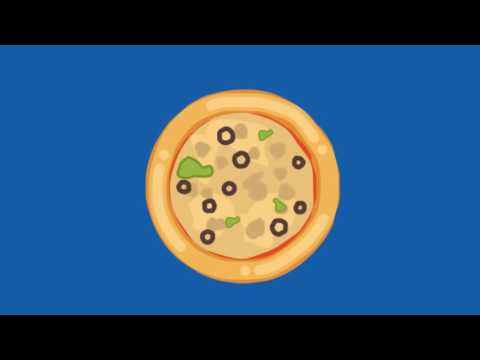
#> input picture blue_image_pizza.jpg, 480 x 360 px
$ jupyter execute --allow-errors blue_screen.ipynb
#> lines starting #> are read from the running program, lines starting #| are printed output that depends on the picture; after the words box and inside, x2 and y2 are one past the last pixel; in counts of white or black regions, pixels touching at a corner belong together
IMPORT DEPENDENCIES

[cell 1]
import matplotlib.pyplot as plt
import numpy as np
import cv2
from PIL import Image as pillow

READ AND DISPLAY IMAGE

[cell 2]
image = cv2.imread("blue_image_pizza.jpg")
#> image is the input picture: shape (360, 480, 3); mean B, G, R 114.4, 82.5, 49.9
print(f"Image dimension: {image.shape} \nImage type: {type(image)}")
#| Image dimension: (360, 480, 3)
#| Image type: <class 'numpy.ndarray'>

[cell 3]
# make a copy of the image
image_copy = np.copy(image)

# change colour scheme of image
image_copy = cv2.cvtColor(image_copy, cv2.COLOR_BGR2RGB)

# display original image
figure, axis = plt.subplots(1, 2)
figure.suptitle("Original vs Converted Images")
axis[0].set_title("Original image")
axis[0].imshow(image)

# display converted image
axis[1].set_title("Converted image")
axis[1].imshow(image_copy)
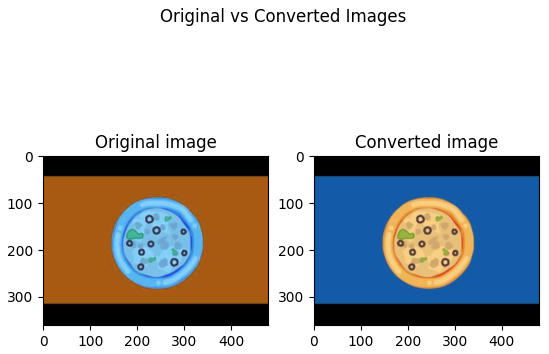
#> figure drawn by matplotlib, 2 panels; B, G, R data is drawn as R, G, B

DEFINE COLOUR THRESHOLD

[cell 4]
lower_threshold = np.array([0, 0, 150])
upper_threshold = np.array([100, 100, 255])

CREATE AN OVERLAY MASK

[cell 5]
mask = cv2.inRange(image_copy, lower_threshold, upper_threshold)
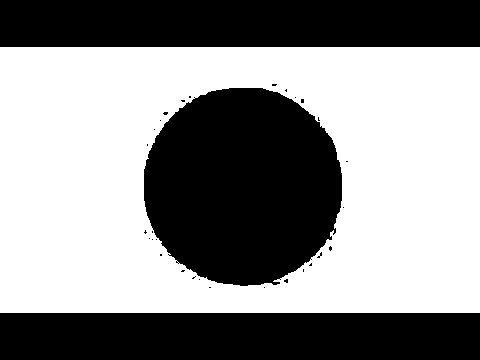
#> mask: shape (360, 480); 55.8% white; 32 black regions (29 under 20 px), largest, box (x1, y1, x2, y2) and area: (144, 88, 342, 286) 31080, (0, 0, 480, 47) 22560, (0, 313, 480, 360) 22560

#visualize the mask
plt.imshow(mask, cmap="gray")

[cell 6]
 # mask another image with this mask to allow the pizza to show
# while blocking out the other part of the image
# show the black part leave out the white part

# Create a copy of the image to use for masking
masked_image = np.copy(image_copy)

# confirm that the masked image is gray scale (black and white)
print(f"Image dimension: {mask.shape} \nImage type: {type(mask)}")
#| Image dimension: (360, 480)
#| Image type: <class 'numpy.ndarray'>

[cell 7]
masked_image[mask != 0] = [0, 0, 0]
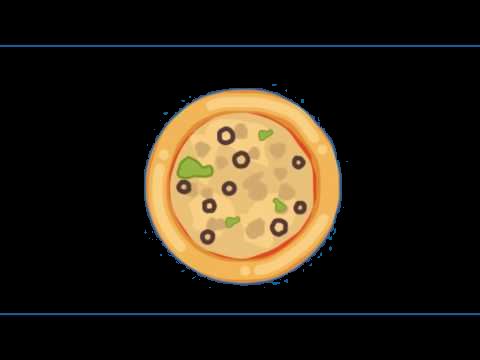
#> masked_image: shape (360, 480, 3); mean R, G, B 39.3, 32.1, 20.8

# show the new masked image
plt.imshow(masked_image)

SUPER-IMPOSE THE MASKED PIZZA IMAGE ON A SPACE IMAGE

[cell 8]
# show the dimension of the image
space_image = cv2.imread("space.jpg")
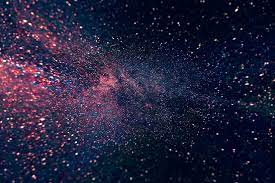
#> input picture space.jpg, 275 x 183 px
#> space_image is the input picture: shape (183, 275, 3); mean B, G, R 59.9, 33.5, 35.7
print(f"Image dimension: {space_image.shape} \nImage type: {type(space_image)}")
#| Image dimension: (183, 275, 3)
#| Image type: <class 'numpy.ndarray'>

[cell 9]
# Pre-process the space image to be the same
# width and height as the pizza image
superimposed_image = pillow.open("space.jpg")
superimposed_image = superimposed_image.resize((image_copy.shape[:-1]))
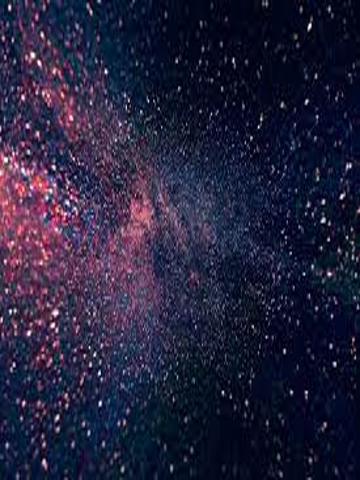
#> superimposed_image: PIL image 360x480 RGB; mean R, G, B 35.8, 33.5, 59.9
superimposed_image.save("space_copy.jpg")

[cell 10]
# Read in the saved copy of the superimposed image
superimposed_copy = cv2.imread("space_copy.jpg")

# change colour scheme of image
final_copy = np.copy(superimposed_copy)
# final_copy = cv2.cvtColor(final_copy, cv2.COLOR_BGR2RGB)

# print the dimension of the image
print(f"Dimension: {final_copy.shape}")
#| Dimension: (480, 360, 3)
